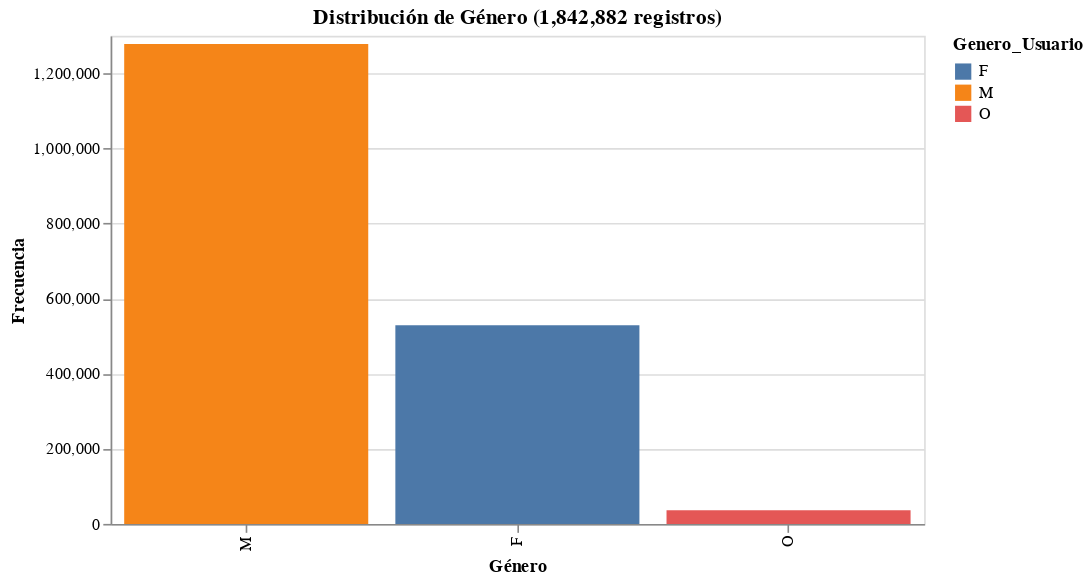

Notebook source saved alongside this figure:
### Markdown cell above
#### Visualización

### Code cell
'''
Genero_Usuario
Femenino = F
Masculino = M
Otro/prefiero no decir = O
'''

grafica_distribucion_por_genero = alt.Chart(df_distribucion_por_genero).mark_bar().encode(
      x=alt.X('Genero_Usuario:N', title='Género', sort="-y"),
      y=alt.Y('Frecuencia:Q', title='Frecuencia'),
      color='Genero_Usuario:N',
      tooltip=[
          alt.Tooltip('Genero_Usuario:N', title='Género'),
          alt.Tooltip('Frecuencia:Q', title='Frecuencia', format=','),
          alt.Tooltip('Porcentaje:Q', title='Porcentaje', format='.2%'),
          ]
    ).properties(
        title=f'Distribución de Género ({distribucion_por_genero_frecuencia_total:,} registros)',
        width=500,
        height=300
    ).interactive()

grafica_distribucion_por_genero

### Figure 1 — Vega-Lite specification as saved in the notebook (floating-point values rounded to 4 significant figures)
{"config": {"view": {"continuousWidth": 300, "continuousHeight": 300}}, "data": {"name": "data-e4776975ff121713808b8212ac7949e4"}, "mark": {"type": "bar"}, "encoding": {"color": {"field": "Genero_Usuario", "type": "nominal"}, "tooltip": [{"field": "Genero_Usuario", "title": "Género", "type": "nominal"}, {"field": "Frecuencia", "format": ",", "title": "Frecuencia", "type": "quantitative"}, {"field": "Porcentaje", "format": ".2%", "title": "Porcentaje", "type": "quantitative"}], "x": {"field": "Genero_Usuario", "sort": "-y", "title": "Género", "type": "nominal"}, "y": {"field": "Frecuencia", "title": "Frecuencia", "type": "quantitative"}}, "height": 300, "params": [{"name": "param_1", "select": {"type": "interval", "encodings": ["x", "y"]}, "bind": "scales"}], "title": "Distribución de Género (1,842,882 registros)", "width": 500, "$schema": "https://vega.github.io/schema/vega-lite/v5.20.1.json", "datasets": {"data-e4776975ff121713808b8212ac7949e4": [{"Genero_Usuario": "F", "Frecuencia": 528908, "Porcentaje": 0.287}, {"Genero_Usuario": "M", "Frecuencia": 1277949, "Porcentaje": 0.6935}, {"Genero_Usuario": "O", "Frecuencia": 36025, "Porcentaje": 0.01955}]}}
